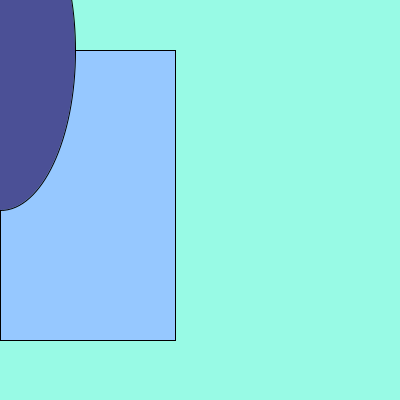
Frame 1 (no input)
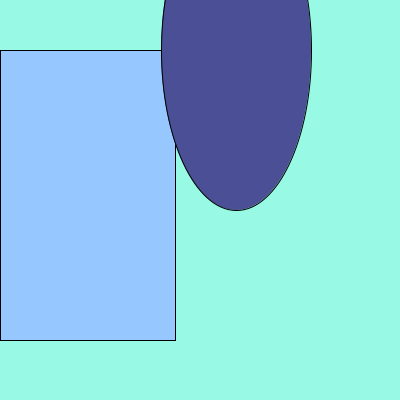
Frame 60 (the mouse pressed at the canvas centre just before this capture)
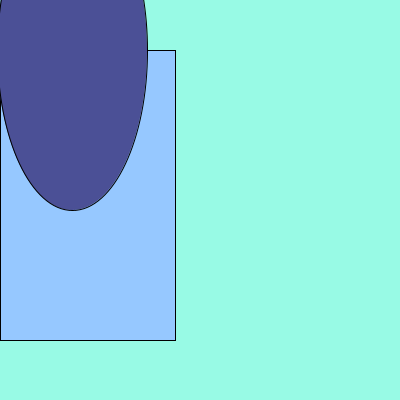
Frame 120 (the mouse held since frame 60 and released just before this capture)

The Processing sketch that drew these frames (run headless with seeded random() and noise(); from frame 60 on, the mouse is pressed at the canvas centre):

// Processing sketch: hkklotz_sketch5
// ── hkklotz_sketch5.pde
float slow=0;
float fast=0;
void setup(){
  size(400,400);
}
void draw(){
  background(#98fae5);
  fill(150,200,255);
  rect(slow,50,175,290);
  fill(75,80,150);
  ellipse(fast,50,150,320);
  fast=fast+4;
  if(slow>400){
    slow=0;
  } 
  if(fast>400){
    fast=0;
  }
}
void keyPressed(){
  slow=slow+10;
}
